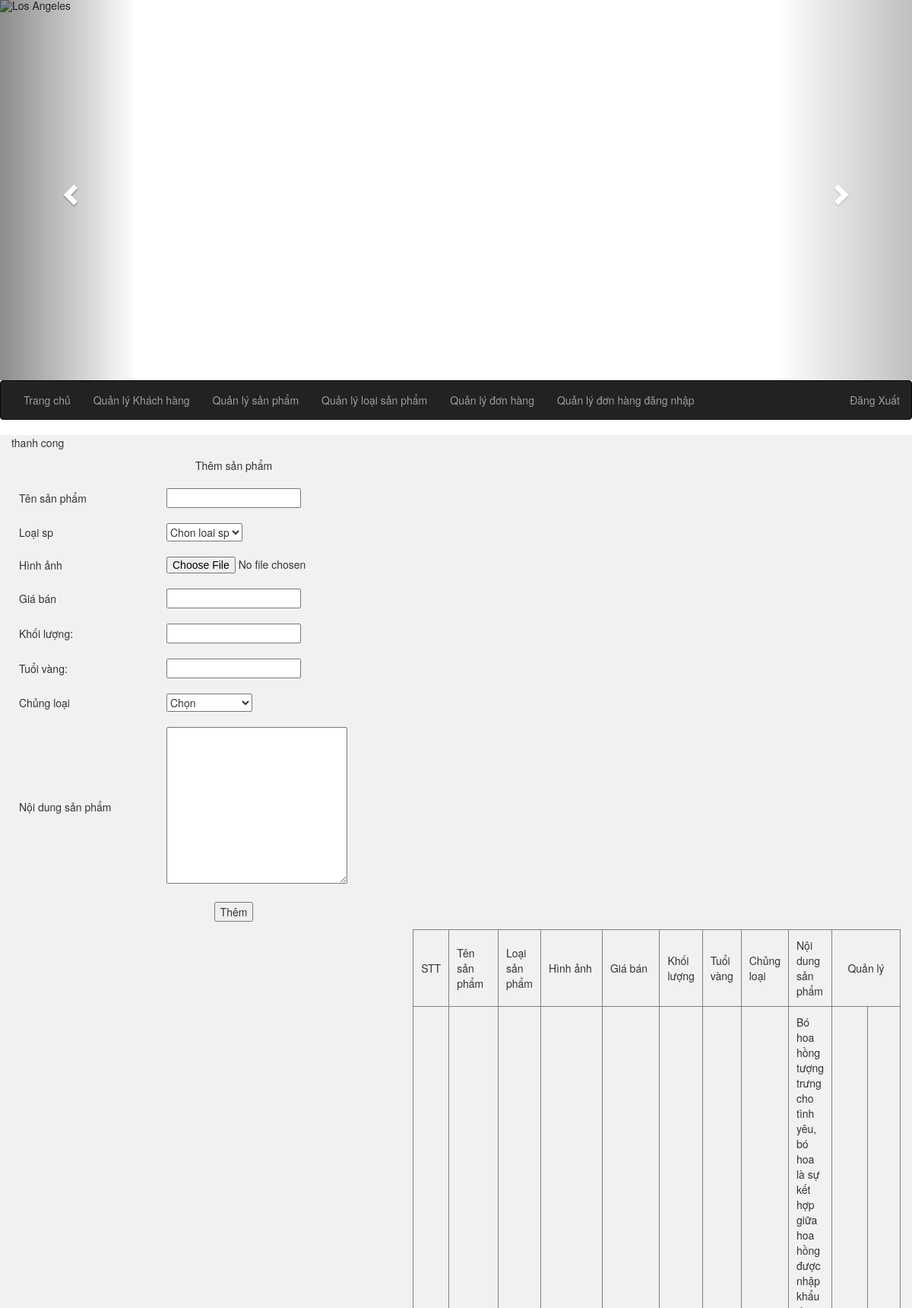
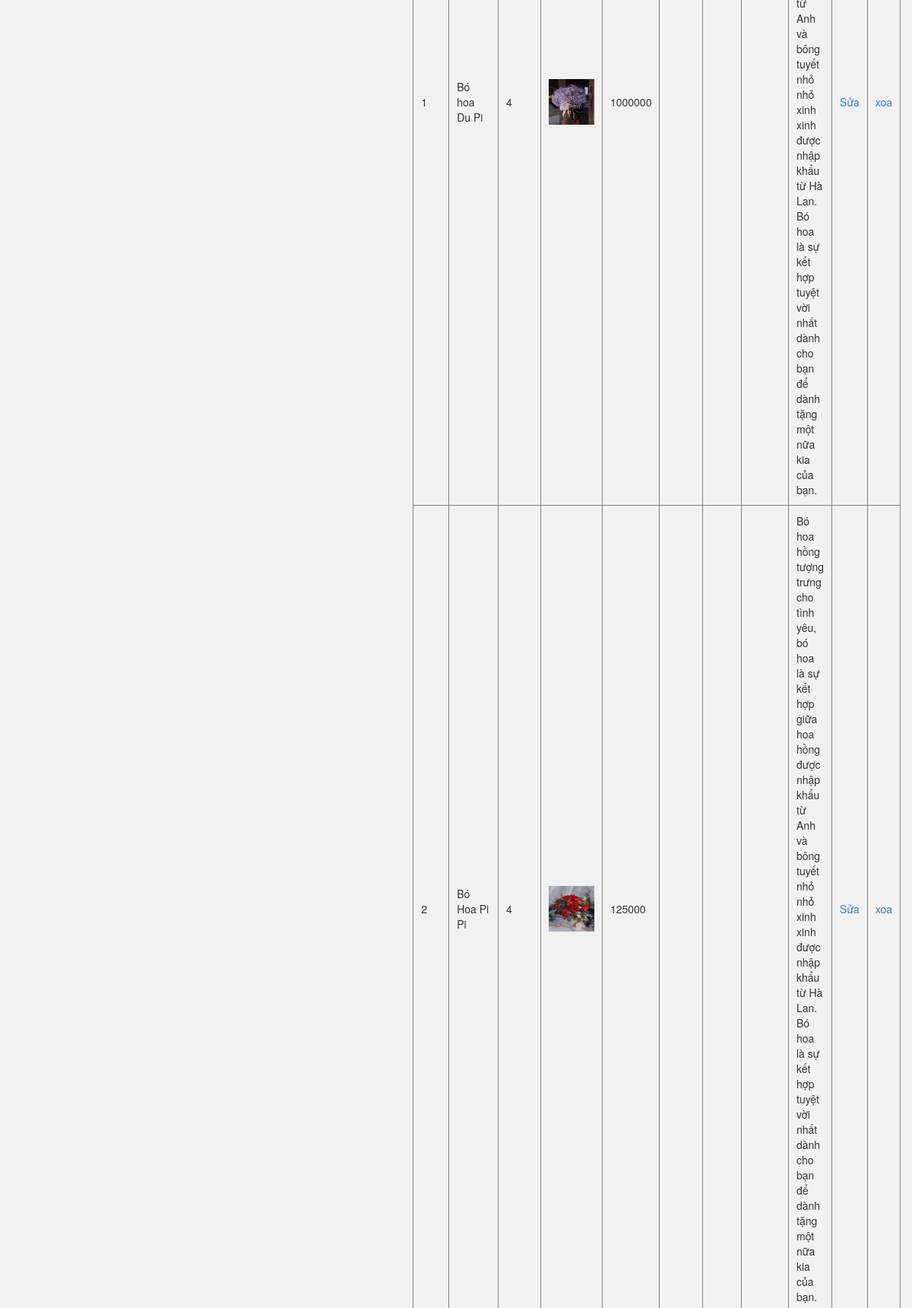
Screenshot of /admin/tc.php?sanpham=quanlisanpham&ac=them&mess=tc (upper part) with the database file from the repository (2 pictures, top to bottom).
### tables this page shows
CREATE TABLE `sanpham` (
  `idsp` int(11) NOT NULL,
  `tensp` varchar(256) NOT NULL,
  `hinhanh` varchar(256) NOT NULL,
  `idloaisp` int(11) NOT NULL,
  `gia` int(11) NOT NULL,
  `noidung` varchar(256) NOT NULL
);

### admin/module/sanpham/them.php (the view, shortened to what this page needs)
<!doctype html>
<html>
<head>
<?php
	$mess = isset($_GET['mess']);
	if ($mess=='tc') {
      echo "thanh cong";
    }
?>
<form action="module/sanpham/xuli.php" method="post" enctype="multipart/form-data">
<table width="50%" align="left" padding="5px" >
	<tr>
		<td colspan="2"><div align="center">Thêm sản phẩm</div></td>
	</tr>
	<tr>
		<td>Tên sản phẩm</td>
		<td><input type="text" name="tensp"></td>
	</tr>
		<tr>
			<td>Loại sp</td>
			<td><Select name="loaisp">
				<option>Chon loai sp</option>
	<tr>
		<td>Hình ảnh</td>
		<td><input type="file" name="hinhanh"></td>
	</tr>
	<tr>
		<td>Giá bán</td>
		<td><input type="text" name="giadexuat"></td>
	</tr>
	<tr>
		<td>Khối lượng:</td>
		<td><input type="text" name="khoiluong"></td>
	</tr>
	<tr>
		<td>Tuổi vàng:</td>
		<td><input type="text" name="tuoivang"></td>
	</tr>
	<tr>
			<td>Chủng loại</td>
			<td><Select name="chungloaisp">
				<option>Chọn</option>
	<tr>
	<tr>
		<td>Nội dung sản phẩm</td>
		<td><textarea name="mota" cols="29" rows="10"></textarea></td>
	</tr>
	<tr>
		<td colspan="2">
			<div align="center">
				<input type="submit" name="them" id="them" value="Thêm">
			</div>
		</td>
	</tr>
</table>
</form>
</head>
<body>
</body>
</html>
<?php
$servername = "localhost";
$username = "root";
$password = "";
$dbname = "new";
$conn = mysqli_connect($servername, $username, $password, $dbname);
$sql="select * from sanpham order by idsp desc";
$run = mysqli_query($conn,$sql);
?>
 <table width="50%" border="1" align="right">
	<tr>
		<td>STT</td>
		<td>Tên sản phẩm</td>
		<td>Loại sản phẩm</td>
		<td>Hình ảnh</td>
		<td>Giá bán</td>
		<td>Khối lượng</td>
		<td>Tuổi vàng</td>
		<td>Chủng loại</td>
		<td>Nội dung sản phẩm</td>
		<td colspan="2" align="center">Quản lý</td>
	</tr>
	<?php
		$i=1;
		while($dong= mysqli_fetch_array($run)) {
	?>
	<tr>
		<td><?php echo $i; ?></td>
		<td><?php echo $dong['tensp']; ?></td>
		<td><?php echo $dong['idloaisp']; ?></td>
		<td><img src="module/sanpham/img/<?php echo $dong['hinhanh']?>" width="60" height="60"></td>
		<td><?php echo $dong['gia']; ?></td>
		<td><?php echo $dong['khoiluong']; ?></td>
		<td><?php echo $dong['tuoivang']; ?></td>
		<td><?php echo $dong['chungloai']; ?></td>
		<td><?php echo $dong['noidung']; ?></td>
		<td><a href="tc.php?sanpham=quanlisanpham&ac=sua&id=<?php echo $dong['idsp'] ?>">Sửa</a></td>
		<td><a href="module/sanpham/xuli.php?id=<?php echo $dong['idsp']?>"> xoa </a></td>
	</tr>
	<?php
		$i++;
		}
	?>
</table>

### admin/tc.php (style rules this page uses)
body { height: 1200px; }
td { padding:10px; }

### rows the page displays
sanpham: tensp "Bó hoa Du Pi", idloaisp "4", hinhanh (picture), gia "1000000", noidung "Bó hoa hồng tượng trưng cho tình yêu, bó hoa là sự kết hợp giữa hoa hồng được nhập khẩu từ Anh và bông tuyết nhỏ nhỏ xinh xinh được nhập khẩu từ Hà Lan. Bó hoa là sự kết hợp tuyệt vời nhất dành cho bạn để dành tặng một nữa kia của bạn."
sanpham: tensp "Bó Hoa Pi Pi", idloaisp "4", hinhanh (picture), gia "125000", noidung "Bó hoa hồng tượng trưng cho tình yêu, bó hoa là sự kết hợp giữa hoa hồng được nhập khẩu từ Anh và bông tuyết nhỏ nhỏ xinh xinh được nhập khẩu từ Hà Lan. Bó hoa là sự kết hợp tuyệt vời nhất dành cho bạn để dành tặng một nữa kia của bạn."
